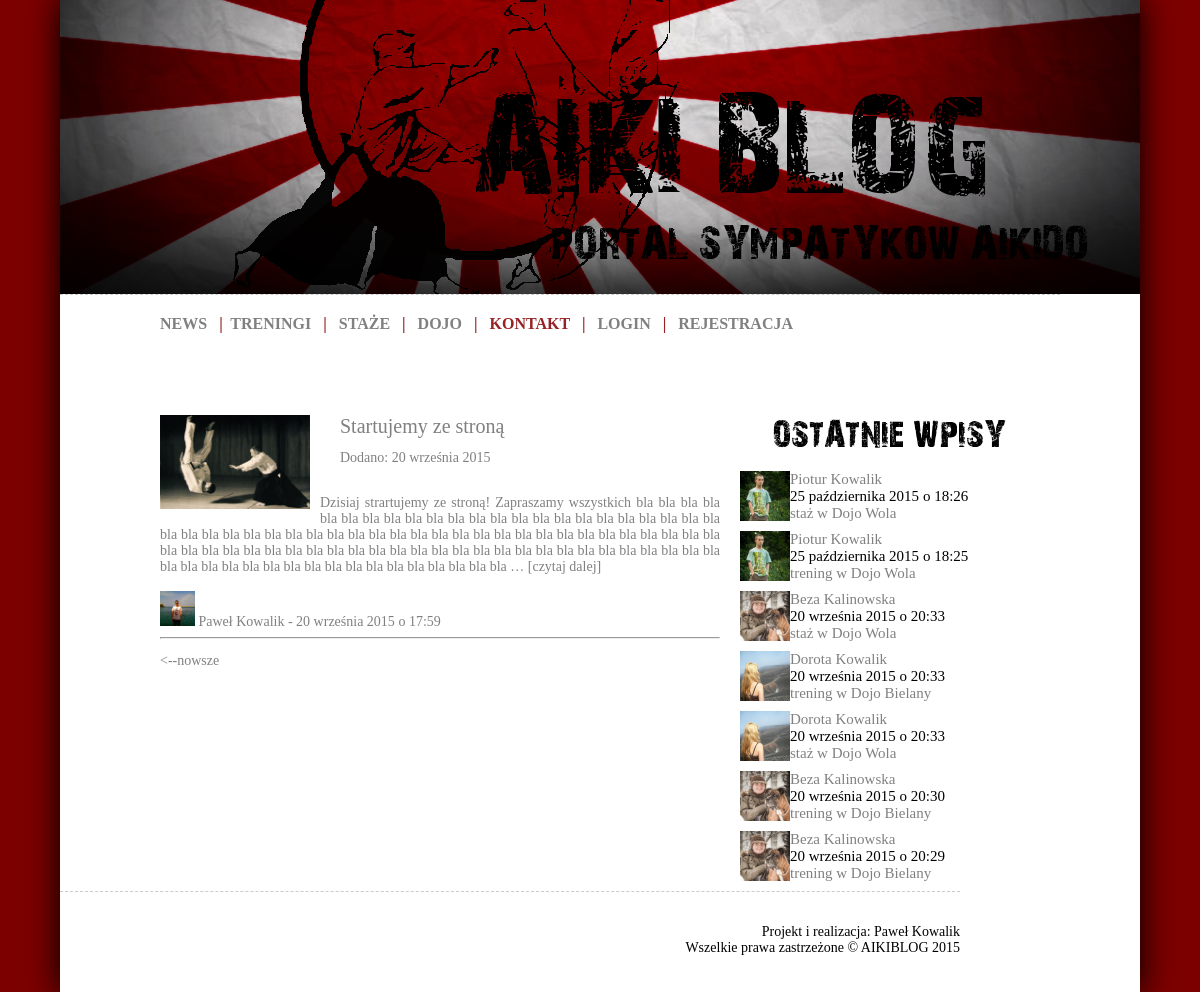
Page /2/ on the committed database.
### aikiblog/models.py (models this page shows, shortened)
class News(models.Model):
    title = models.CharField('Tytuł', max_length=50)
    slug = models.SlugField('Odnosnik', max_length=50)
    posted_date = models.DateTimeField('Data publikacji')
    image = models.ImageField(upload_to='static/news', null=True, blank=True, verbose_name='Zdjęcie')
    text = models.TextField(null=True, blank=True, verbose_name='Treść')
    author = models.ForeignKey(User, verbose_name='Autor')
    class Meta:
        verbose_name = "News"
        verbose_name_plural = "Newsy"

class User(AbstractUser):
    SEX = (
        ('K','Kobieta'),
        ('M','Mężczyzna'),
    )
    avatar = models.ImageField(upload_to='static/avatars/%Y/%m/%d', null=True, blank=True)
    start_year = models.IntegerField(null=True, blank=True, verbose_name='Trenuje od')
    about_text = models.TextField(null=True, blank=True, verbose_name='O mnie')
    sex = models.CharField(max_length=1, choices=SEX, verbose_name='Płeć')

class Training(models.Model):
    TYPE = (
        ('T','trening'),
        ('S','staż'),
    )
    user = models.ForeignKey(User, verbose_name='Ćwiczący')
    date = models.DateTimeField('Data treningu')
    place = models.ForeignKey(Dojo, verbose_name='Miejsce treningu')
    sensei = models.ForeignKey(Sensei, verbose_name='Sensei')
    slug = models.SlugField('Odnosnik', max_length=50)
    techniques = models.ManyToManyField(TechTren, verbose_name='Techniki')
    type = models.CharField(max_length=1, choices=TYPE, verbose_name='Typ')
    notes = models.TextField(verbose_name="Notatki")
    class Meta:
        verbose_name = "Trening"
        verbose_name_plural = "Treningi"

class Dojo(models.Model):
    name = models.CharField('Nazwa dojo', max_length=50)
    slug = models.SlugField('Odnosnik', max_length=50)
    start_year = models.IntegerField(verbose_name='Rok założenia')
    city = models.CharField('Miasto', max_length=50)
    adress = models.CharField('Adres', max_length=50)
    sensei = models.ForeignKey(Sensei, verbose_name='Sensei')
    image1 = models.ImageField(upload_to='static/dojo', verbose_name='Zdjęcie 1')
    image2 = models.ImageField(upload_to='static/dojo', null=True, blank=True, verbose_name='Zdjęcie 2')
    image3 = models.ImageField(upload_to='static/dojo', null=True, blank=True, verbose_name='Zdjęcie 3')
    story = models.TextField(null=True, blank=True, verbose_name='Historia')
    trainings = models.TextField(null=True, blank=True, verbose_name='Treningi')
    users = models.ManyToManyField(User, blank=True, verbose_name='Byli tutaj')
    class Meta:
        verbose_name = "Dojo"
        verbose_name_plural = "Dojo"
    def __unicode__(self):
        return self.name

### aikiblog/views.py (the view)
# urls.py: url(r'^(?P<page>[0-9]+)/$', NewsList.as_view(), name='news-list'),
class NewsList(generic.ListView):
    model = News
    paginate_by = 6
    context_object_name = 'news_list'
    queryset = News.objects.order_by('-posted_date')
    def get_context_data(self, **kwargs):
        context = super(NewsList, self).get_context_data(**kwargs)
        context['all_trainings'] = Training.objects.order_by('-date')[:7]
        return context

### aikiblog/templates/aikiblog/news_list.html (shortened to what this page needs)
{% extends "base.html" %}
{% block content %}
{% for entry in news_list %}
<div id="post">
    <div id="post_avatar_news"><img src="{{ STATIC_URL|cut:'static/' }}{{ entry.image }}" width=150 alt="" class="center" /></a></div>
        <div id="post_head_news"><a href="{% url "news-detail" entry.slug %}">{{ entry.title }}</a>
            </div>
        <div id="post_head_news2">Dodano: {{ entry.posted_date|date:"d E Y" }}
            </div>
        <div id="post_body_news">
        {{ entry.text|truncatewords:100 }}<a href="{% url "news-detail" entry.slug %}#content"> [czytaj dalej]</a><br><br>
         <a href="{% url "user-detail" entry.author.id %}"><img src="{{ STATIC_URL|cut:'static/' }}{{ entry.author.avatar }}" height=35>
             {{ entry.author.first_name }} {{ entry.author.last_name }}</a> - {{ entry.posted_date|date:"d E Y" }}
            o {{ entry.posted_date|date:"H:i" }}
        </div>
</div>
<hr>
{% endfor  %}
    <div>
        {% if is_paginated %}
		    {% if page_obj.has_previous %}
        		<p align="left"><a href="{% url "news-list" page_obj.previous_page_number %}"><--nowsze</a></p>
            {% endif %}
		{% endif %}
    </div>
{% endblock %}
{% block menuright %}
    {% include "aikiblog/parts/menuright.html" %}
{% endblock %}

### aikiblog/templates/aikiblog/parts/menuright.html
<div id="menuright">
        <div id="menuright_logo">
        </div>
        <br>
        {% for entry in all_trainings %}
        <div id="menuright_post">
            <div id="menuright_avatar">
                <a href="{% url "user-detail" entry.user.id %}"><img src="{{ STATIC_URL|cut:'static/' }}{{ entry.user.avatar }}" height=50/></a>
            </div>
            <div id="menuright_head">
                <a href="{% url "user-detail" entry.user.id %}">{{ entry.user.first_name }} {{ entry.user.last_name }}</a><br>
                {{ entry.date|date:"d E Y" }} o {{ entry.date|date:"H:i" }}<br>
                <a href="{% url "training-detail" entry.slug %}">
                {% ifequal entry.type "T" %}
                trening
                {% endifequal %}
                {% ifequal entry.type "S" %}
                staż
                {% endifequal %}
                w {{ entry.place }}</a>
            </div>
        </div>
        {% endfor %}
        <br>
    </div>

### static/style.css (style rules this page uses)
html, body { background-image:url(images/bg.png); background-color: #eeeeee; color: #000; margin: 0; padding: 0; text-align: center; text-shadow: 1px 1px 0px white; }
a:link { color: #808080; text-decoration: none; background-color: transparent; }
#menuright { width: 300px; float: right; height:auto; padding-right: 100px; }
#menuright_logo { background-image:url(images/recent_training.png); width: 300px; height: 40px; }
#menuright_post { height: 60px; float: left; }
#menuright_avatar { height: 50px; width: 50px; float: left; }
#menuright_head { width: 250px; float: right; font: 15px Verdana; text-align: left; }
#post { width: auto; }
#post_avatar_news { height: auto; width: 160px; float: left; }
#post_head_news { width: 380px; height: 35px; float: right; font: 20px Verdana; }
#post_head_news2 { width: 380px; height: 35px; float: right; font: 14px Verdana; }
#post_body_news { padding-top: 80px; }

### rows in the picture
News: image (picture), title "Startujemy ze stroną", posted_date "20 września 2015", text "Dzisiaj strartujemy ze stroną! Zapraszamy wszystkich bla bla bla bla bla bla bla bla bla bla bla bla bla bla bla bla bla bla bla bla bla bla bla bla bla bla bla bla bla bla bla bla bla bla bla bla bla bla bla bla bla bla bla bla bla bla bla bla bla bla bla bla bla bla bla bla bla bla bla bla bla bla bla bla bla bla bla bla bla bla bla bla bla bla bla bla bla bla bla bla bla bla bla bla bla bla bla bla bla bla bla bla bla bla …", author.avatar (picture), author.first_name "Paweł", author.last_name "Kowalik", posted_date "17:59"
Training: user.avatar (picture), user.first_name "Piotur", user.last_name "Kowalik", date "25 października 2015", date "18:26", place "Dojo Wola"
Training: user.avatar (picture), user.first_name "Piotur", user.last_name "Kowalik", date "25 października 2015", date "18:25", place "Dojo Wola"
Training: user.avatar (picture), user.first_name "Beza", user.last_name "Kalinowska", date "20 września 2015", date "20:33", place "Dojo Wola"
Training: user.avatar (picture), user.first_name "Dorota", user.last_name "Kowalik", date "20 września 2015", date "20:33", place "Dojo Bielany"
Training: user.avatar (picture), user.first_name "Dorota", user.last_name "Kowalik", date "20 września 2015", date "20:33", place "Dojo Wola"
Training: user.avatar (picture), user.first_name "Beza", user.last_name "Kalinowska", date "20 września 2015", date "20:30", place "Dojo Bielany"
Training: user.avatar (picture), user.first_name "Beza", user.last_name "Kalinowska", date "20 września 2015", date "20:29", place "Dojo Bielany"
